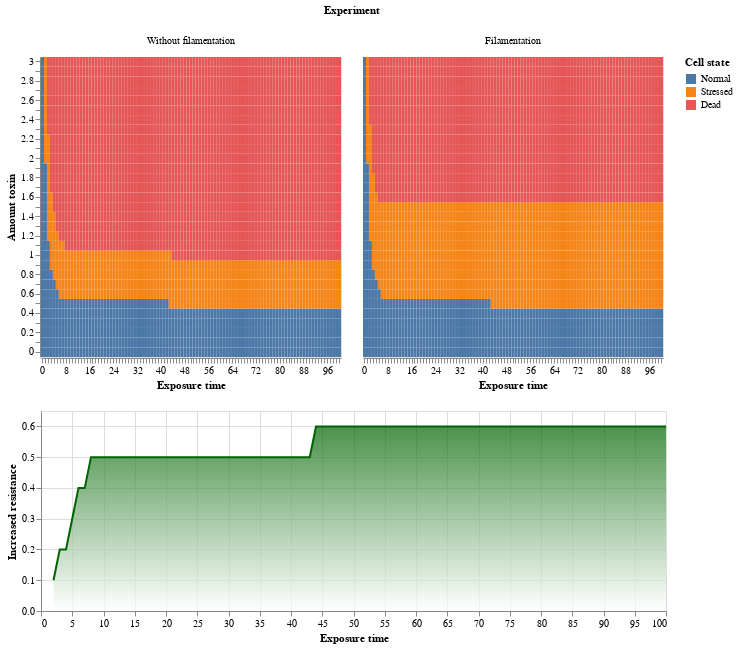

Write notebook code for a chart like this one.
### Markdown cell above
### Main figure

### Code cell
incresed_time_resistence_plot = vcat(p1, ll)

### Figure 1 — Vega-Lite specification as saved in the notebook (floating-point values rounded to 4 significant figures; data arrays with more than 128 entries replaced by an {"elided": "..."} marker saying what was removed)
{"vconcat": [{"data": {"values": {"elided": "6262 records"}}, "encoding": {"color": {"field": "state", "sort": ["Normal", "Stressed", "Dead"], "title": "Cell state", "type": "nominal"}, "column": {"field": "experiment", "sort": ["Control", "Normal"], "title": "Experiment", "type": "nominal"}, "x": {"axis": {"labelAngle": 0, "labelOverlap": "parity"}, "field": "exposure_time", "title": "Exposure time", "type": "ordinal"}, "y": {"axis": {"labelOverlap": "parity"}, "field": "amount_toxin", "sort": "descending", "title": "Amount toxin", "type": "ordinal"}}, "height": 300, "mark": "rect", "width": 300}, {"data": {"values": [{"exposure_time": 2, "tolerance": 0.1}, {"exposure_time": 3, "tolerance": 0.2}, {"exposure_time": 4, "tolerance": 0.2}, {"exposure_time": 5, "tolerance": 0.3}, {"exposure_time": 6, "tolerance": 0.4}, {"exposure_time": 7, "tolerance": 0.4}, {"exposure_time": 8, "tolerance": 0.5}, {"exposure_time": 9, "tolerance": 0.5}, {"exposure_time": 10, "tolerance": 0.5}, {"exposure_time": 11, "tolerance": 0.5}, {"exposure_time": 12, "tolerance": 0.5}, {"exposure_time": 13, "tolerance": 0.5}, {"exposure_time": 14, "tolerance": 0.5}, {"exposure_time": 15, "tolerance": 0.5}, {"exposure_time": 16, "tolerance": 0.5}, {"exposure_time": 17, "tolerance": 0.5}, {"exposure_time": 18, "tolerance": 0.5}, {"exposure_time": 19, "tolerance": 0.5}, {"exposure_time": 20, "tolerance": 0.5}, {"exposure_time": 21, "tolerance": 0.5}, {"exposure_time": 22, "tolerance": 0.5}, {"exposure_time": 23, "tolerance": 0.5}, {"exposure_time": 24, "tolerance": 0.5}, {"exposure_time": 25, "tolerance": 0.5}, {"exposure_time": 26, "tolerance": 0.5}, {"exposure_time": 27, "tolerance": 0.5}, {"exposure_time": 28, "tolerance": 0.5}, {"exposure_time": 29, "tolerance": 0.5}, {"exposure_time": 30, "tolerance": 0.5}, {"exposure_time": 31, "tolerance": 0.5}, {"exposure_time": 32, "tolerance": 0.5}, {"exposure_time": 33, "tolerance": 0.5}, {"exposure_time": 34, "tolerance": 0.5}, {"exposure_time": 35, "tolerance": 0.5}, {"exposure_time": 36, "tolerance": 0.5}, {"exposure_time": 37, "tolerance": 0.5}, {"exposure_time": 38, "tolerance": 0.5}, {"exposure_time": 39, "tolerance": 0.5}, {"exposure_time": 40, "tolerance": 0.5}, {"exposure_time": 41, "tolerance": 0.5}, {"exposure_time": 42, "tolerance": 0.5}, {"exposure_time": 43, "tolerance": 0.5}, {"exposure_time": 44, "tolerance": 0.6}, {"exposure_time": 45, "tolerance": 0.6}, {"exposure_time": 46, "tolerance": 0.6}, {"exposure_time": 47, "tolerance": 0.6}, {"exposure_time": 48, "tolerance": 0.6}, {"exposure_time": 49, "tolerance": 0.6}, {"exposure_time": 50, "tolerance": 0.6}, {"exposure_time": 51, "tolerance": 0.6}, {"exposure_time": 52, "tolerance": 0.6}, {"exposure_time": 53, "tolerance": 0.6}, {"exposure_time": 54, "tolerance": 0.6}, {"exposure_time": 55, "tolerance": 0.6}, {"exposure_time": 56, "tolerance": 0.6}, {"exposure_time": 57, "tolerance": 0.6}, {"exposure_time": 58, "tolerance": 0.6}, {"exposure_time": 59, "tolerance": 0.6}, {"exposure_time": 60, "tolerance": 0.6}, {"exposure_time": 61, "tolerance": 0.6}, {"exposure_time": 62, "tolerance": 0.6}, {"exposure_time": 63, "tolerance": 0.6}, {"exposure_time": 64, "tolerance": 0.6}, {"exposure_time": 65, "tolerance": 0.6}, {"exposure_time": 66, "tolerance": 0.6}, {"exposure_time": 67, "tolerance": 0.6}, {"exposure_time": 68, "tolerance": 0.6}, {"exposure_time": 69, "tolerance": 0.6}, {"exposure_time": 70, "tolerance": 0.6}, {"exposure_time": 71, "tolerance": 0.6}, {"exposure_time": 72, "tolerance": 0.6}, {"exposure_time": 73, "tolerance": 0.6}, {"exposure_time": 74, "tolerance": 0.6}, {"exposure_time": 75, "tolerance": 0.6}, {"exposure_time": 76, "tolerance": 0.6}, {"exposure_time": 77, "tolerance": 0.6}, {"exposure_time": 78, "tolerance": 0.6}, {"exposure_time": 79, "tolerance": 0.6}, {"exposure_time": 80, "tolerance": 0.6}, {"exposure_time": 81, "tolerance": 0.6}, {"exposure_time": 82, "tolerance": 0.6}, {"exposure_time": 83, "tolerance": 0.6}, {"exposure_time": 84, "tolerance": 0.6}, {"exposure_time": 85, "tolerance": 0.6}, {"exposure_time": 86, "tolerance": 0.6}, {"exposure_time": 87, "tolerance": 0.6}, {"exposure_time": 88, "tolerance": 0.6}, {"exposure_time": 89, "tolerance": 0.6}, {"exposure_time": 90, "tolerance": 0.6}, {"exposure_time": 91, "tolerance": 0.6}, {"exposure_time": 92, "tolerance": 0.6}, {"exposure_time": 93, "tolerance": 0.6}, {"exposure_time": 94, "tolerance": 0.6}, {"exposure_time": 95, "tolerance": 0.6}, {"exposure_time": 96, "tolerance": 0.6}, {"exposure_time": 97, "tolerance": 0.6}, {"exposure_time": 98, "tolerance": 0.6}, {"exposure_time": 99, "tolerance": 0.6}, {"exposure_time": 100, "tolerance": 0.6}]}, "encoding": {"x": {"field": "exposure_time", "title": "Exposure time", "type": "quantitative"}, "y": {"field": "tolerance", "title": "Increased resistance", "type": "quantitative"}}, "height": 200, "mark": {"clip": true, "color": {"gradient": "linear", "stops": [{"color": "white", "offset": 0}, {"color": "darkgreen", "offset": 1}], "x1": 1, "x2": 1, "y1": 1, "y2": 0}, "line": {"color": "darkgreen"}, "type": "area"}, "width": 625}]}
